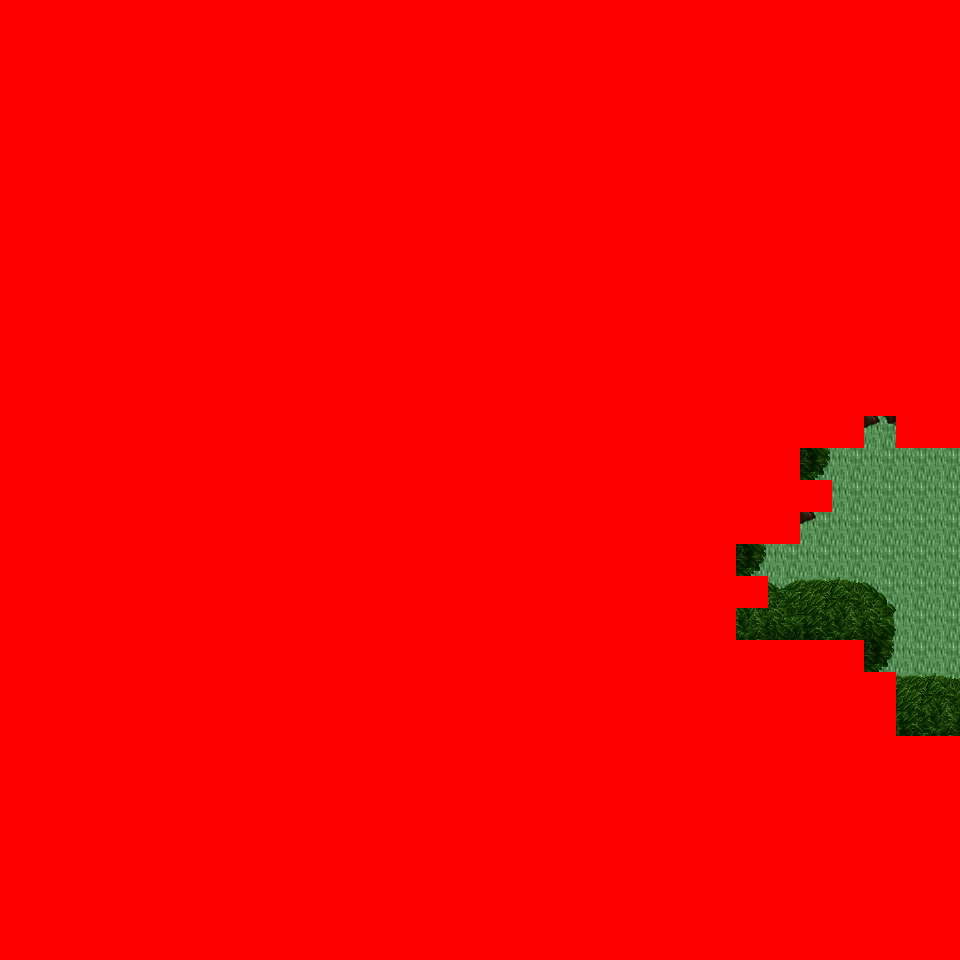

This game map was drawn from its Tiled (.tmx) file and the tilesets committed beside it. A one-line description and the trimmed map source follow:
An orthogonal 30x30 tile map with 32x32 px tiles, 6 tile layers (Ground, Object, Object2, Above, ...), 27 tilesets and 1 object (mapExit).

<map version="1.0" orientation="orthogonal" renderorder="right-down" width="30" height="30" tilewidth="32" tileheight="32" nextobjectid="2">
  <tileset firstgid="1" name="tileset_logic_collision" tilewidth="32" tileheight="32" tilecount="1" columns="1">
    <image source="../drawable/tileset_logic_collision.png" width="32" height="32" />
  </tileset>
  <tileset firstgid="2" name="tileset_terrain_grassland" tilewidth="32" tileheight="32" tilecount="88" columns="8">
    <image source="../drawable/tileset_terrain_grassland.png" width="256" height="352" />
  </tileset>
  <tileset firstgid="90" name="tileset_ground_ground" tilewidth="32" tileheight="32" tilecount="33" columns="3">
    <image source="../drawable/tileset_ground_ground.png" width="96" height="352" />
  </tileset>
  <tileset firstgid="123" name="tileset_plant_tree_tree_darkgreen" tilewidth="32" tileheight="32" tilecount="88" columns="8">
    <image source="../drawable/tileset_plant_tree_tree_darkgreen.png" width="256" height="352" />
  </tileset>
  <tileset firstgid="211" name="tileset_logic_item_resources" tilewidth="32" tileheight="32" tilecount="6" columns="6">
    <image source="../drawable/tileset_logic_item_resources.png" width="192" height="32" />
  </tileset>
  <tileset firstgid="217" name="tileset_logic_creature_animal" tilewidth="32" tileheight="32" tilecount="32" columns="8">
    <image source="../drawable/tileset_logic_creature_animal.png" width="256" height="128" />
  </tileset>
  <tileset firstgid="249" name="tileset_plant_flower_daisy_white" tilewidth="32" tileheight="32" tilecount="8" columns="2">
    <image source="../drawable/tileset_plant_flower_daisy_white.png" width="64" height="128" />
  </tileset>
  <tileset firstgid="257" name="tileset_plant_flower_daisy_yellow" tilewidth="32" tileheight="32" tilecount="8" columns="2">
    <image source="../drawable/tileset_plant_flower_daisy_yellow.png" width="64" height="128" />
  </tileset>
  <tileset firstgid="265" name="tileset_plant_flower_daisy_red" tilewidth="32" tileheight="32" tilecount="8" columns="2">
    <image source="../drawable/tileset_plant_flower_daisy_red.png" width="64" height="128" />
  </tileset>
  <tileset firstgid="273" name="tileset_plant_flower_daisy_blue" tilewidth="32" tileheight="32" tilecount="8" columns="2">
    <image source="../drawable/tileset_plant_flower_daisy_blue.png" width="64" height="128" />
  </tileset>
  <tileset firstgid="281" name="tileset_ground_grass_edges" tilewidth="32" tileheight="32" tilecount="36" columns="12">
    <image source="../drawable/tileset_ground_grass_edges.png" width="384" height="96" />
  </tileset>
  <tileset firstgid="317" name="tileset_ground_grass_corners" tilewidth="32" tileheight="32" tilecount="24" columns="6">
    <image source="../drawable/tileset_ground_grass_corners.png" width="192" height="128" />
  </tileset>
  <tileset firstgid="341" name="tileset_ground_grass_2" tilewidth="32" tileheight="32" tilecount="21" columns="3">
    <image source="../drawable/tileset_ground_grass_2.png" width="96" height="224" />
  </tileset>
  <tileset firstgid="362" name="tileset_plant_tree_fall_trees" tilewidth="32" tileheight="32" tilecount="40" columns="8">
    <image source="../drawable/tileset_plant_tree_fall_trees.png" width="256" height="160" />
  </tileset>
  <tileset firstgid="402" name="tileset_plant_tree_pine_tree" tilewidth="32" tileheight="32" tilecount="20" columns="4">
    <image source="../drawable/tileset_plant_tree_pine_tree.png" width="128" height="160" />
  </tileset>
  <tileset firstgid="422" name="tileset_plant_bush_large_green" tilewidth="32" tileheight="32" tilecount="9" columns="3">
    <image source="../drawable/tileset_plant_bush_large_green.png" width="96" height="96" />
  </tileset>
  <tileset firstgid="431" name="tileset_ground_rock_pebbles" tilewidth="32" tileheight="32" tilecount="3" columns="1">
    <image source="../drawable/tileset_ground_rock_pebbles.png" width="32" height="96" />
  </tileset>
  <tileset firstgid="434" name="tileset_plant_leaves" tilewidth="32" tileheight="32" tilecount="8" columns="4">
    <image source="../drawable/tileset_plant_leaves.png" width="128" height="64" />
  </tileset>
  <tileset firstgid="442" name="tileset_logic_portal" tilewidth="32" tileheight="32" tilecount="24" columns="8">
    <image source="../drawable/tileset_logic_portal.png" width="256" height="96" />
  </tileset>
  <tileset firstgid="466" name="tileset_logic_creature_human_evil" tilewidth="32" tileheight="32" tilecount="10" columns="10">
    <image source="../drawable/tileset_logic_creature_human_evil.png" width="256" height="64" />
  </tileset>
  <tileset firstgid="476" name="tileset_terrain_cave_opening" tilewidth="32" tileheight="32" tilecount="12" columns="3">
    <image source="../drawable/tileset_terrain_cave_opening.png" width="96" height="128" />
  </tileset>
  <tileset firstgid="488" name="tileset_ground_ladder_vertical_dark" tilewidth="32" tileheight="32" tilecount="3" columns="3">
    <image source="../drawable/tileset_ground_ladder_vertical_dark.png" width="96" height="32" />
  </tileset>
  <tileset firstgid="491" name="tileset_ground_rock_large_boulder" tilewidth="32" tileheight="32" tilecount="9" columns="3">
    <image source="../drawable/tileset_ground_rock_large_boulder.png" width="96" height="96" />
  </tileset>
  <tileset firstgid="500" name="tileset_item_blood_floor_stains_2" tilewidth="32" tileheight="32" tilecount="4" columns="2">
    <image source="../drawable/tileset_item_blood_floor_stains_2.png" width="64" height="64" />
  </tileset>
  <tileset firstgid="504" name="tileset_item_blood_floor_stain-safe" tilewidth="32" tileheight="32" tilecount="1" columns="1">
    <image source="../drawable/tileset_item_blood_floor_stain-safe.png" width="32" height="32" />
  </tileset>
  <tileset firstgid="505" name="tileset_ground_tall_grass" tilewidth="32" tileheight="32" tilecount="15" columns="5">
    <image source="../drawable/tileset_ground_tall_grass.png" width="160" height="96" />
  </tileset>
  <tileset firstgid="520" name="tileset_logic_creature_reptile" tilewidth="32" tileheight="32" tilecount="7" columns="7">
    <image source="../drawable/tileset_logic_creature_reptile.png" width="224" height="32" />
  </tileset>
  <layer name="Ground" width="30" height="30">
    <data>[900 cells, 900 non-empty, 1 distinct tile ids]</data>
  </layer>
  <layer name="Object" width="30" height="30">
    <data>[900 cells, 98 non-empty, 10 distinct tile ids]</data>
  </layer>
  <layer name="Object2" width="30" height="30">
    <data>[900 cells, 0 non-empty, 0 distinct tile ids]</data>
  </layer>
  <layer name="Above" width="30" height="30">
    <data>[900 cells, 864 non-empty, 17 distinct tile ids]</data>
  </layer>
  <layer name="Above2" width="30" height="30">
    <data>[900 cells, 0 non-empty, 0 distinct tile ids]</data>
  </layer>
  <layer name="Walkable" width="30" height="30">
    <data>[900 cells, 858 non-empty, 1 distinct tile ids]</data>
  </layer>
  <objectgroup name="MapEvents">
    <object id="1" name="east" type="mapExit" x="928" y="448" width="32" height="288">
      <properties>
        <property name="map" value="level_0_x1_y9" />
        <property name="x" value="1" />
        <property name="y" value="14" />
      </properties>
    </object>
  </objectgroup>
</map>
